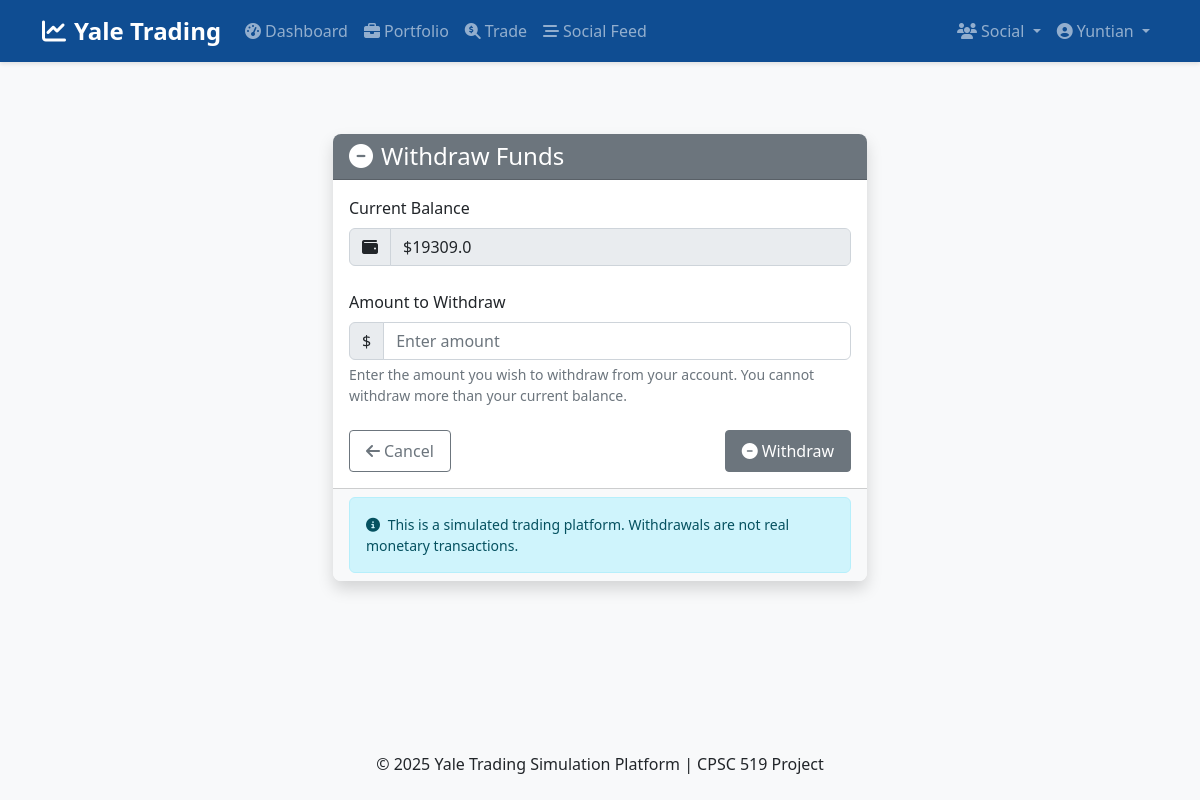
Page /funds/withdraw (signed in) on the earlier database version.
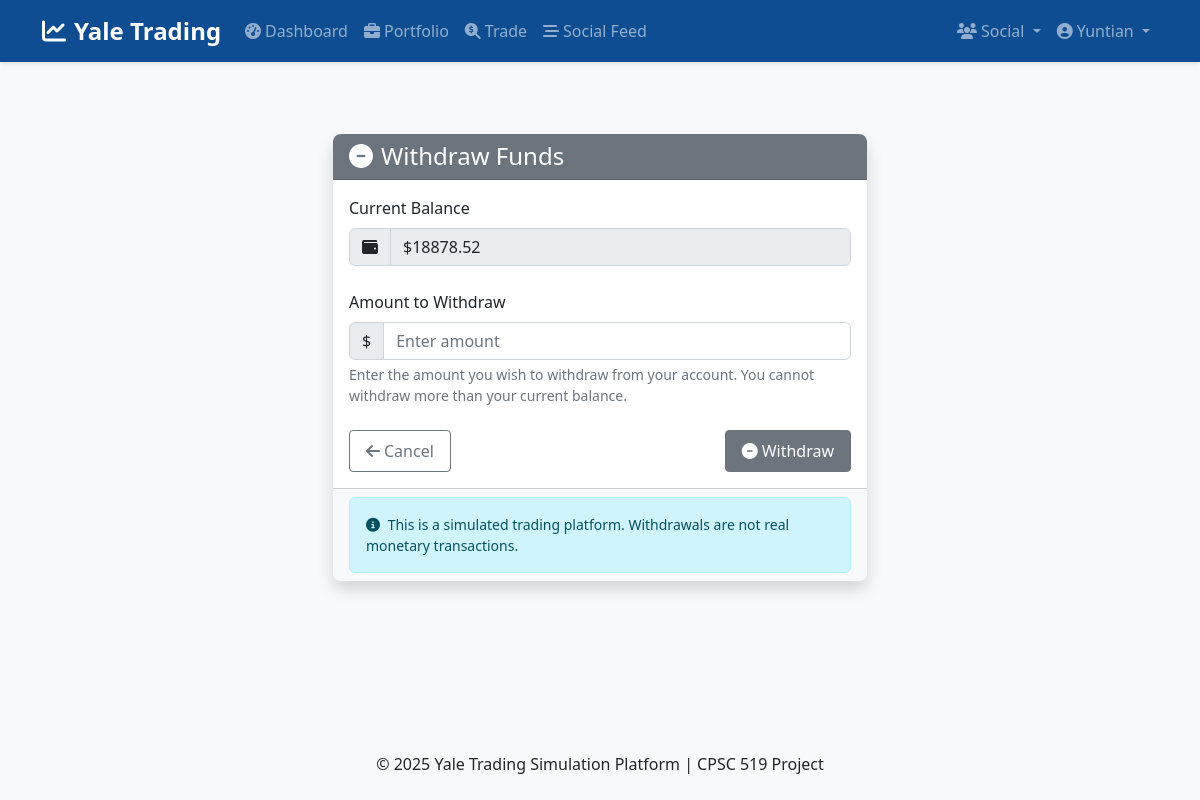
Same page on the later database version.
### app/models/user.py (models this page shows, shortened)
class User(db.Model, UserMixin):
    id = db.Column(db.Integer, primary_key=True)
    net_id = db.Column(db.String(20), unique=True, nullable=False)
    password_hash = db.Column(db.String(128), nullable=False)
    first_name = db.Column(db.String(50), nullable=False)
    last_name = db.Column(db.String(50), nullable=False)
    balance = db.Column(db.Float, default=0.0)
    created_at_edt = db.Column(db.DateTime, default=datetime.now(zoneinfo.ZoneInfo("America/New_York")))
    last_login_edt = db.Column(db.DateTime, default=datetime.now(zoneinfo.ZoneInfo("America/New_York")))
    is_active = db.Column(db.Boolean, default=True)
    portfolio = db.relationship('StockHolding', backref='user', lazy=True)
    transactions = db.relationship('Transaction', backref='user', lazy=True)
    cash_transactions = db.relationship('CashTransaction', backref='user', lazy=True)
    posts = db.relationship('TradingPost', backref='author', lazy=True)
    comments = db.relationship('Comment', backref='author', lazy=True)
    followed = db.relationship(
        'User', secondary=followers,
        primaryjoin=(followers.c.follower_id == id),
        secondaryjoin=(followers.c.followed_id == id),
        backref=db.backref('followers', lazy='dynamic'), lazy='dynamic'
    )

### app/controllers/auth.py (the view, shortened to what this page needs)
@auth_bp.route('/funds/withdraw', methods=['GET', 'POST'])
@login_required
def withdraw_funds():
    form = FundWithdrawalForm()
    return render_template('auth/withdraw.html', title='Withdraw Funds', form=form)

### app/forms.py
class FundWithdrawalForm(FlaskForm):
    amount = FloatField('Amount ($)', validators=[DataRequired(), NumberRange(min=0.01, message='Amount must be positive')])
    submit = SubmitField('Withdraw')

### app/models/user.py (called while the page is built)
@login_manager.user_loader
def load_user(user_id):
    return User.query.get(int(user_id))

### app/templates/auth/withdraw.html (shortened to what this page needs)
{% extends "layout.html" %}
{% block content %}
<div class="container py-5">
    <div class="row">
        <div class="col-md-6 mx-auto">
            <div class="card shadow">
                <div class="card-header bg-secondary text-white">
                    <h2 class="h4 mb-0"><i class="fas fa-minus-circle me-2"></i>Withdraw Funds</h2>
                </div>
                <div class="card-body">
                    <form method="POST" action="{{ url_for('auth.withdraw_funds') }}" class="needs-validation" novalidate>
                        <div class="mb-4">
                            <label for="current-balance" class="form-label">Current Balance</label>
                            <div class="input-group">
                                <span class="input-group-text"><i class="fas fa-wallet"></i></span>
                                <input type="text" class="form-control" id="current-balance" value="${{ current_user.balance|round(2) }}" disabled>
                            </div>
                        </div>
                        <div class="mb-4">
                            <label for="amount" class="form-label">Amount to Withdraw</label>
                            <div class="input-group">
                                <span class="input-group-text">$</span>
                                {{ form.amount(class="form-control", placeholder="Enter amount", min="0.01", step="0.01", max=current_user.balance) }}
                            </div>
                            <div class="form-text">Enter the amount you wish to withdraw from your account. You cannot withdraw more than your current balance.</div>
                        </div>
                        <div class="d-flex justify-content-between">
                            <a href="{{ url_for('main.dashboard') }}" class="btn btn-outline-secondary">
                                <i class="fas fa-arrow-left me-1"></i>Cancel
                            </a>
                            <button type="submit" class="btn btn-secondary">
                                <i class="fas fa-minus-circle me-1"></i>{{ form.submit.label.text }}
                            </button>
                        </div>
                    </form>
                </div>
                <div class="card-footer bg-light small">
                    <div class="alert alert-info mb-0">
                        <i class="fas fa-info-circle me-1"></i> This is a simulated trading platform. Withdrawals are not real monetary transactions.
                    </div>
                </div>
            </div>
        </div>
    </div>
</div>
{% endblock %}

### app/templates/layout.html (shortened to what this page needs)
<!DOCTYPE html>
<html lang="en">
<head>
    <link href="https://cdn.jsdelivr.net/npm/bootstrap@5.2.3/dist/css/bootstrap.min.css" rel="stylesheet">
    <link rel="stylesheet" href="https://cdnjs.cloudflare.com/ajax/libs/font-awesome/6.3.0/css/all.min.css">
    <link rel="stylesheet" href="{{ url_for('static', filename='css/main.css') }}">
</head>
<body>
    <header>
        <nav class="navbar navbar-expand-lg navbar-dark bg-primary">
            <div class="container">
                <a class="navbar-brand" href="{{ url_for('main.home') }}">
                    <i class="fas fa-chart-line me-2"></i>Yale Trading
                </a>
                <div class="collapse navbar-collapse" id="navbarNav">
                    <ul class="navbar-nav me-auto">
                        {% if current_user.is_authenticated %}
                            <li class="nav-item">
                                <a class="nav-link" href="{{ url_for('main.dashboard') }}">
                                    <i class="fas fa-tachometer-alt me-1"></i>Dashboard
                                </a>
                            </li>
                            <li class="nav-item">
                                <a class="nav-link" href="{{ url_for('trading.portfolio') }}">
                                    <i class="fas fa-briefcase me-1"></i>Portfolio
                                </a>
                            </li>
                            <li class="nav-item">
                                <a class="nav-link" href="{{ url_for('trading.stock_search') }}">
                                    <i class="fas fa-search-dollar me-1"></i>Trade
                                </a>
                            </li>
                            <li class="nav-item">
                                <a class="nav-link" href="{{ url_for('social.feed') }}">
                                    <i class="fas fa-stream me-1"></i>Social Feed
                                </a>
                            </li>
                        {% endif %}
                    </ul>
                    <ul class="navbar-nav">
                        {% if current_user.is_authenticated %}
                            <li class="nav-item dropdown">
                                <a class="nav-link dropdown-toggle" href="#" id="socialDropdown" role="button" data-bs-toggle="dropdown">
                                    <i class="fas fa-users me-1"></i>Social
                                </a>
                            </li>
                            <li class="nav-item dropdown">
                                <a class="nav-link dropdown-toggle" href="#" id="userDropdown" role="button" data-bs-toggle="dropdown">
                                    <i class="fas fa-user-circle me-1"></i>{{ current_user.first_name }}
                                </a>
                            </li>
                        {% endif %}
                    </ul>
                </div>
            </div>
        </nav>
    </header>
    <main class="container mt-4 mb-5">
        {% block content %}{% endblock %}
    </main>
    <footer class="bg-light py-4 mt-auto">
        <div class="container text-center">
            <p class="mb-0">&copy; {{ now.year }} Yale Trading Simulation Platform | CPSC 519 Project</p>
        </div>
    </footer>
</body>
</html>

Differences in the rows shown:
changed User "Yuntian": balance "$19309.0" → "$18878.52"
